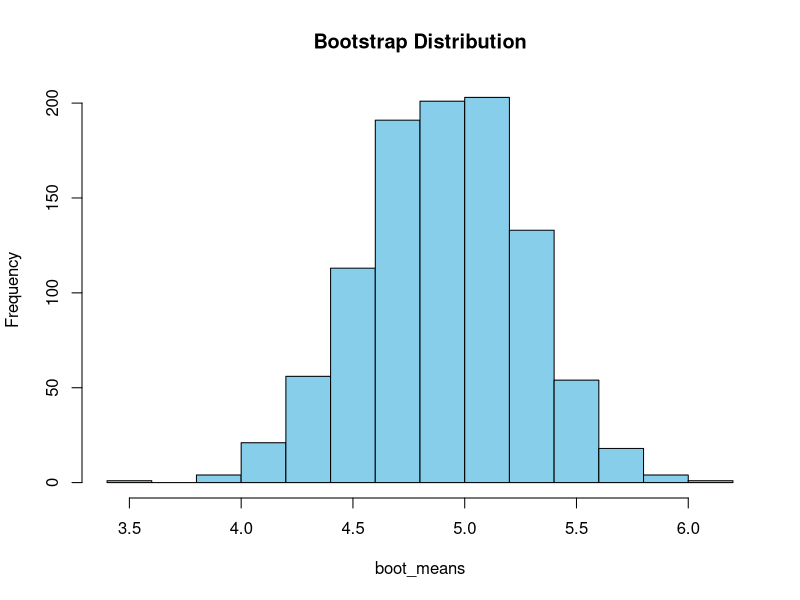
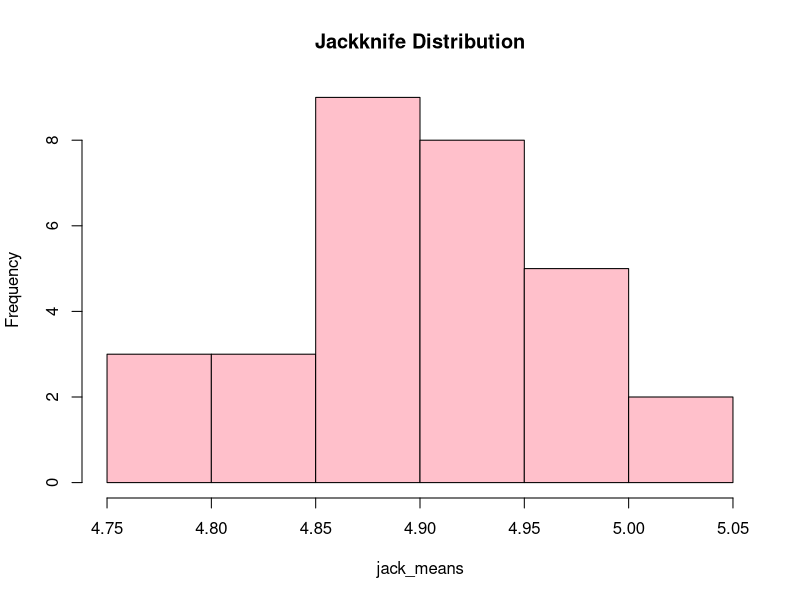
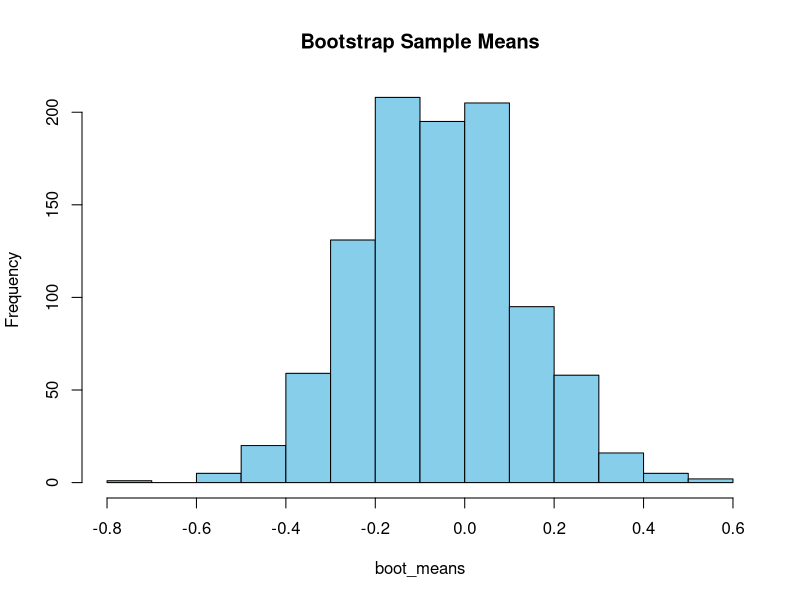

R code for these plots, in order:
# Bootstrap and Jackknife Estimations
set.seed(123)
data <- rnorm(30, mean = 5, sd = 2)

######### Part 3 #########

# Jackknife bias for mean
jack_means <- sapply(1:length(data), function(i) mean(data[-i]))
jack_means
jack_bias <- (length(data) - 1) * (mean(jack_means) - mean(data))
jack_bias

# Bootstrap bias for mean
B <- 1000
boot_means <- replicate(B, mean(sample(data, replace = TRUE)))
boot_means
boot_bias <- mean(boot_means) - mean(data)
boot_bias

n <- length(data)
jackknife_var <- (n - 1) / n * sum((jack_means - mean(jack_means))^2)
jackknife_var  

boot_means <- replicate(1000, mean(sample(data, replace = TRUE)))
bootstrap_var <- var(boot_means)
bootstrap_var


hist(boot_means, col = "skyblue", main = "Bootstrap Distribution")
hist(jack_means, col = "pink", main = "Jackknife Distribution")

######### Part 4 ###########

###4.2
# Simulate normal data
set.seed(123)
data <- rnorm(30, mean = 0, sd = 1)

# Bootstrap for mean
boot_means <- replicate(1000, mean(sample(data, replace = TRUE)))
boot_var <- var(boot_means)

# Jackknife for mean
jack_means <- sapply(1:30, function(i) mean(data[-i]))
jack_var <- (29/30) * sum((jack_means - mean(jack_means))^2)

mean(data)          # true sample mean
mean(boot_means)    # bootstrap estimate of the mean
boot_var            # bootstrap variance estimate
mean(jack_means)    # jackknife estimate of the mean
jack_var            # jackknife variance estimate

hist(boot_means, col = "skyblue", main = "Bootstrap Sample Means")


###4.3

# Simulate exponential data
set.seed(456)
data <- rexp(30, rate = 1)

# Bootstrap for median
boot_medians <- replicate(1000, median(sample(data, replace = TRUE)))
boot_var_median <- var(boot_medians)
boot_ci_median <- quantile(boot_medians, probs = c(0.025, 0.975))

# Jackknife for median
jack_medians <- sapply(1:30, function(i) median(data[-i]))
jack_var_median <- (29/30) * sum((jack_medians - mean(jack_medians))^2)
jack_bias_median <- (29) * (mean(jack_medians) - median(data))

# Print results
median(data)                         # True sample median
mean(boot_medians)                  # Bootstrap estimate of the median
boot_var_median                     # Bootstrap variance
boot_ci_median                      # Bootstrap 95% CI

mean(jack_medians)                  # Jackknife estimate of the median
jack_var_median                     # Jackknife variance
jack_bias_median                    # Jackknife bias

### 4.4 Regression

# Simulate data
set.seed(789)
n <- 100
X <- runif(n, 0, 10)

# Homoscedastic case
epsilon_homo <- rnorm(n, mean = 0, sd = 1)
Y_homo <- 2 + 0.5 * X + epsilon_homo  # True β1 = 0.5

# Heteroscedastic case
epsilon_hetero <- rnorm(n, mean = 0, sd = sqrt(1 + 0.5 * X^2))
Y_hetero <- 2 + 0.5 * X + epsilon_hetero

# Function to estimate β1 from linear regression
get_beta1 <- function(Y, X) {
  coef(lm(Y ~ X))[2]
}

# Jackknife estimate for β1
jackknife_beta1 <- function(Y, X) {
  n <- length(Y)
  estimates <- sapply(1:n, function(i) get_beta1(Y[-i], X[-i]))
  beta_jack <- mean(estimates)
  var_jack <- (n - 1) / n * sum((estimates - beta_jack)^2)
  list(estimate = beta_jack, variance = var_jack)
}

# Bootstrap estimate for β1
bootstrap_beta1 <- function(Y, X, B = 1000) {
  n <- length(Y)
  estimates <- replicate(B, {
    idx <- sample(1:n, replace = TRUE)
    get_beta1(Y[idx], X[idx])
  })
  list(estimate = mean(estimates), variance = var(estimates))
}

# Run for homoscedastic
jack_homo <- jackknife_beta1(Y_homo, X)
boot_homo <- bootstrap_beta1(Y_homo, X)

# Run for heteroscedastic
jack_hetero <- jackknife_beta1(Y_hetero, X)
boot_hetero <- bootstrap_beta1(Y_hetero, X)

# Output results
cat("Homoscedastic Model:\n")
cat("  Jackknife β1:", round(jack_homo$estimate, 4), "| Variance:", round(jack_homo$variance, 5), "\n")
cat("  Bootstrap β1:", round(boot_homo$estimate, 4), "| Variance:", round(boot_homo$variance, 5), "\n\n")

cat("Heteroscedastic Model:\n")
cat("  Jackknife β1:", round(jack_hetero$estimate, 4), "| Variance:", round(jack_hetero$variance, 5), "\n")
cat("  Bootstrap β1:", round(boot_hetero$estimate, 4), "| Variance:", round(boot_hetero$variance, 5), "\n")



